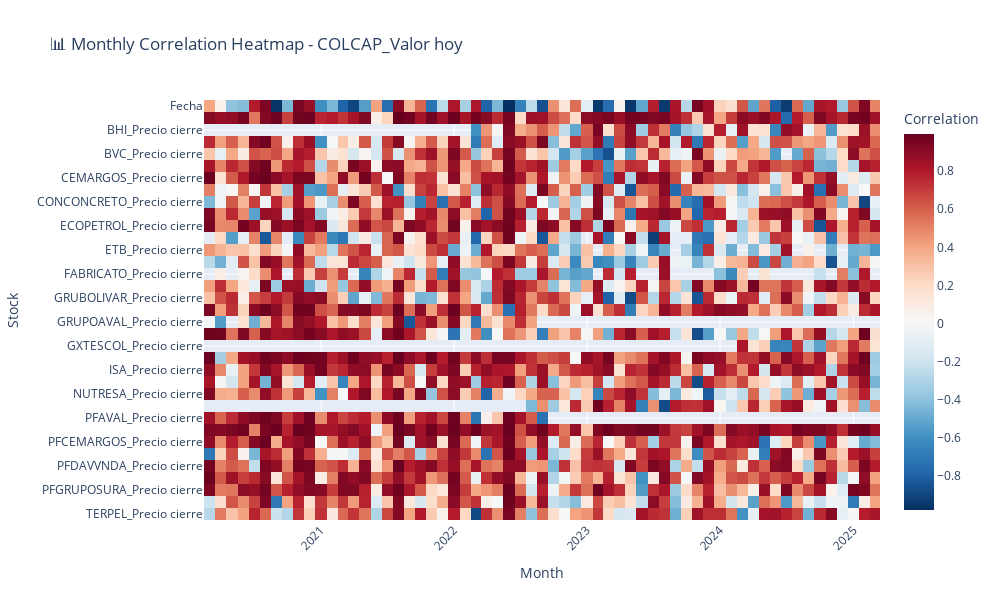

This figure's notebook cell:
### Code cell
import plotly.express as px

# 🔹 Convert 'YearMonth' to string (Fix Period object issue)
monthly_corr.index = monthly_corr.index.astype(str)

# 🔥 **Add Heatmap for Monthly Correlations**
fig = px.imshow(
    monthly_corr.T,  # Transpose to get stocks on y-axis
    labels=dict(x="Month", y="Stock", color="Correlation"),
    title=f"📊 Monthly Correlation Heatmap - {target_stock}",
    color_continuous_scale="RdBu_r",
    aspect="auto",
)

fig.update_layout(
    autosize=False,
    width=1000,
    height=600,
    xaxis=dict(tickangle=-45),
)

### Figure 1 — Plotly figure (JSON) as saved in the notebook; plotly's stock layout.template omitted (floating-point values rounded to 4 significant figures; data arrays with more than 128 entries replaced by an {"elided": "..."} marker saying what was removed)
{"data": [{"coloraxis": "coloraxis", "hovertemplate": "Month: %{x}<br>Stock: %{y}<br>Correlation: %{z}<extra></extra>", "name": "0", "type": "heatmap", "x": ["2020-03", "2020-04", "2020-05", "2020-06", "2020-07", "2020-08", "2020-09", "2020-10", "2020-11", "2020-12", "2021-01", "2021-02", "2021-03", "2021-04", "2021-05", "2021-06", "2021-07", "2021-08", "2021-09", "2021-10", "2021-11", "2021-12", "2022-01", "2022-02", "2022-03", "2022-04", "2022-05", "2022-06", "2022-07", "2022-08", "2022-09", "2022-10", "2022-11", "2022-12", "2023-01", "2023-02", "2023-03", "2023-04", "2023-05", "2023-06", "2023-07", "2023-08", "2023-09", "2023-10", "2023-11", "2023-12", "2024-01", "2024-02", "2024-03", "2024-04", "2024-05", "2024-06", "2024-07", "2024-08", "2024-09", "2024-10", "2024-11", "2024-12", "2025-01", "2025-02", "2025-03"], "xaxis": "x", "y": ["Fecha", "BCOLOMBIA_Precio cierre", "BHI_Precio cierre", "BOGOTA_Precio cierre", "BVC_Precio cierre", "CELSIA_Precio cierre", "CEMARGOS_Precio cierre", "CNEC_Precio cierre", "CONCONCRETO_Precio cierre", "CORFICOL_Precio cierre", "ECOPETROL_Precio cierre", "ENKA_Precio cierre", "ETB_Precio cierre", "EXITO_Precio cierre", "FABRICATO_Precio cierre", "GEB_Precio cierre", "GRUBOLIVAR_Precio cierre", "GRUPOARGOS_Precio cierre", "GRUPOAVAL_Precio cierre", "GRUPOSURA_Precio cierre", "GXTESCOL_Precio cierre", "HCOLSEL_Precio cierre", "ISA_Precio cierre", "MINEROS_Precio cierre", "NUTRESA_Precio cierre", "PEI_Precio cierre", "PFAVAL_Precio cierre", "PFBCOLOMBIA_Precio cierre", "PFCEMARGOS_Precio cierre", "PFCORFICOL_Precio cierre", "PFDAVVNDA_Precio cierre", "PFGRUPARG_Precio cierre", "PFGRUPOSURA_Precio cierre", "PROMIGAS_Precio cierre", "TERPEL_Precio cierre"], "yaxis": "y", "z": {"elided": "35x61 float values"}}], "layout": {"autosize": false, "coloraxis": {"colorbar": {"title": {"text": "Correlation"}}, "colorscale": [[0, "rgb(5,48,97)"], [0.1, "rgb(33,102,172)"], [0.2, "rgb(67,147,195)"], [0.3, "rgb(146,197,222)"], [0.4, "rgb(209,229,240)"], [0.5, "rgb(247,247,247)"], [0.6, "rgb(253,219,199)"], [0.7, "rgb(244,165,130)"], [0.8, "rgb(214,96,77)"], [0.9, "rgb(178,24,43)"], [1, "rgb(103,0,31)"]]}, "height": 600, "title": {"text": "📊 Monthly Correlation Heatmap - COLCAP_Valor hoy"}, "width": 1000, "xaxis": {"anchor": "y", "domain": [0, 1], "tickangle": -45, "title": {"text": "Month"}}, "yaxis": {"anchor": "x", "autorange": "reversed", "domain": [0, 1], "title": {"text": "Stock"}}}}
